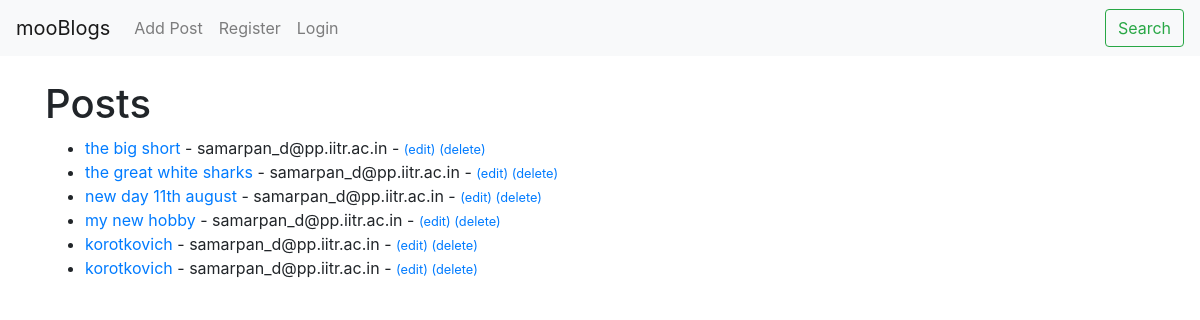
Before: / with the older database file.
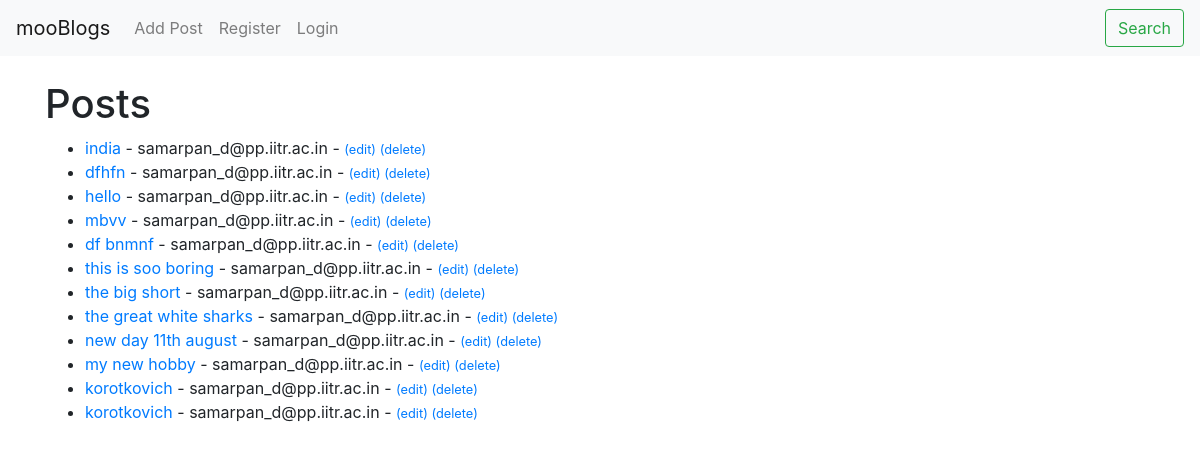
After: the same page with the newer database file.
### mooblog/models.py (models this page shows, shortened)
class Post(models.Model):
    title = models.CharField(max_length=255)
    title_tag = models.CharField(max_length=255)
    author = models.ForeignKey(User, on_delete=models.CASCADE)
    body = models.TextField()
    post_date = models.DateField( auto_now_add=True)

### mooblog/views.py (the view)
# urls.py: path('', HomeView.as_view(), name="home"),
class HomeView(ListView):
    model = Post
    template_name = 'home.html'
    ordering = ['-id']

### mooblog/templates/home.html
{% extends 'base.html' %}
{% block content %}
<h1>Posts</h1>
<ul>
{% for post in object_list %}
    <li>  <a href="{% url 'article-detail' post.pk %}"> {{ post.title }} </a> - {{ post.author }} -
    <small><a href="{% url 'update-post' post.pk %}">(edit)</a> </small>
    <small><a href="{% url 'delete-post' post.pk %}">(delete)</a></small>
    <br/>
    </li>
{% endfor %}
</ul>
  {% endblock %}

Changed rows visible on the page:
added Post: title "india", author "samarpan_d@pp.iitr.ac.in"
added Post: title "dfhfn", author "samarpan_d@pp.iitr.ac.in"
added Post: title "hello", author "samarpan_d@pp.iitr.ac.in"
added Post: title "mbvv", author "samarpan_d@pp.iitr.ac.in"
added Post: title "df bnmnf", author "samarpan_d@pp.iitr.ac.in"
added Post: title "this is soo boring", author "samarpan_d@pp.iitr.ac.in"
